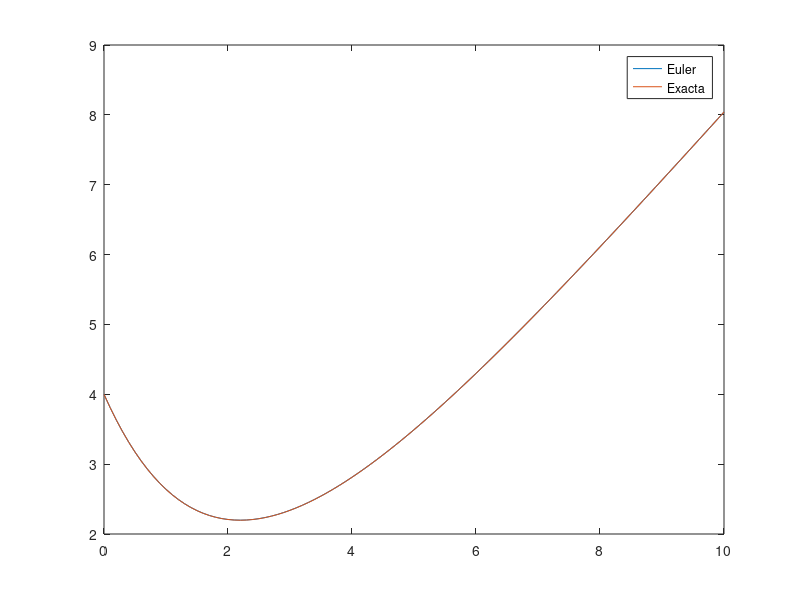

MATLAB code for this plot:
function eulermo
    % Datos
    % dy/df = f(x,y)
    f = @(x, y) -0.5 * y + 0.5 * x;
    yexac = @(x) 6 * e^(-x / 2) - 2 + x;
    a = 0;
    b = 10;
    y0 = 2;
    h = 0.1;

    x = a:h:b;
    y(1) = 4;
    yex = arrayfun(yexac, x);
    err(1) = 0;

    phi = @(x, y, h) f(x + h / 2, y + h / 2 * f(x, y));

    for i = 1:length(x) - 1
        y(i + 1) = y(i) + h * phi(x(i), y(i), h);
        err(i + 1) = abs(yex(i + 1) - y(i + 1));
    endfor

    plot(x, y, x, yex)
    legend("Euler", "Exacta");

endfunction
